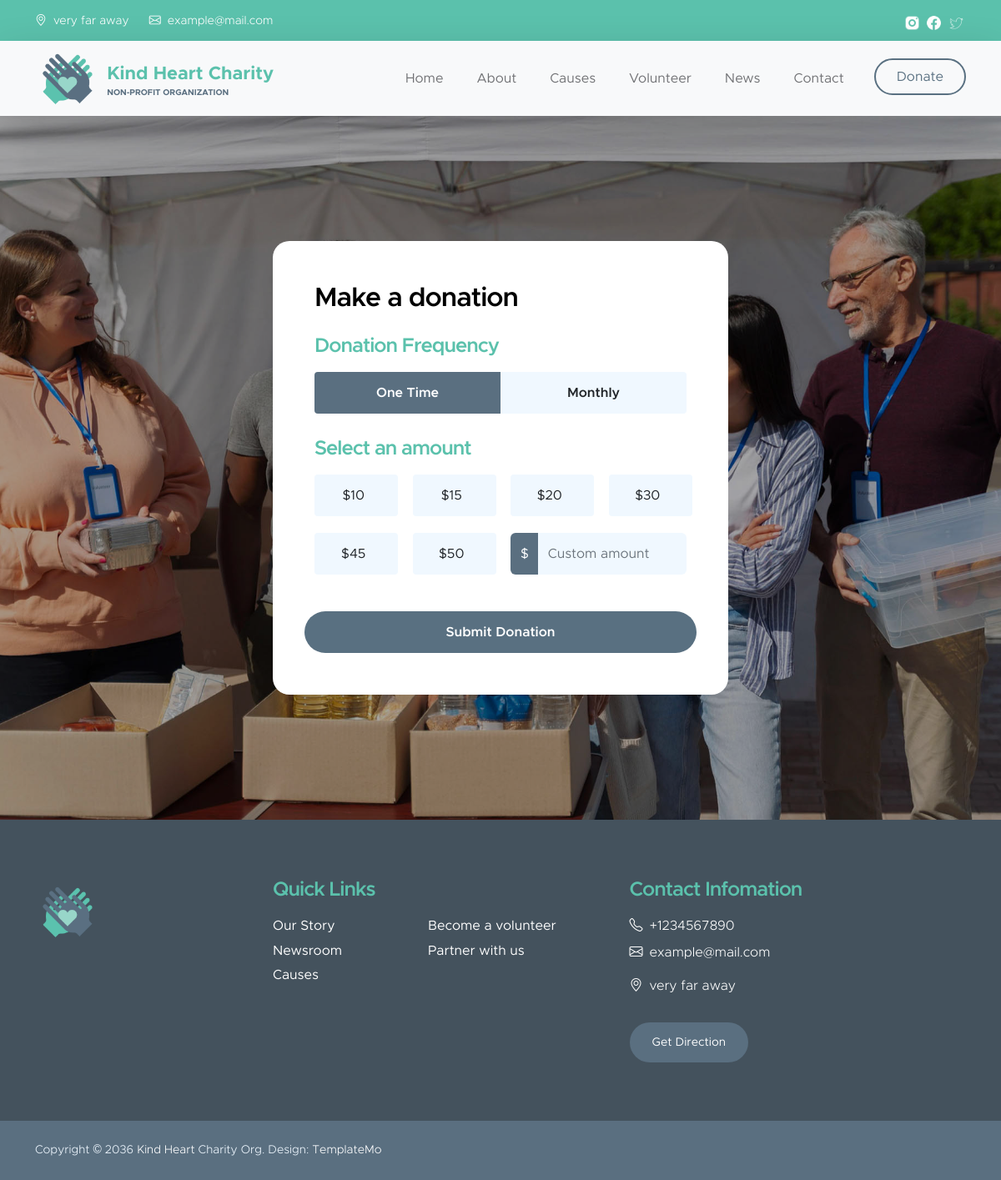
The app's page /donate/ with its own data.
### home/models.py (models this page shows, shortened)
class Information(models.Model):
    phone_regex = RegexValidator(regex=r'^\+?1?\d{9,15}$', message="Phone number must be entered in the format: '+999999999'. Up to 15 digits allowed.")
    phone_number = models.CharField(validators=[phone_regex], max_length=17, blank=True)
    email = models.EmailField(blank=True)
    contact_email = models.EmailField()
    adress = models.TextField(blank=True)
    socials = models.ManyToManyField("Socials", blank=True)
    class Meta:
        verbose_name = 'Information'
        verbose_name_plural = 'Information'

class Socials(models.Model):
    name = models.CharField(max_length=50, null=True)
    icon = models.ImageField(null=True)
    url = models.URLField(null=True)
    class Meta:
        verbose_name = 'Socials'
        verbose_name_plural = 'Socials'

### donations/views.py (the view, shortened to what this page needs)
# urls.py: path('donate/', donate_view, name='donate'),
def donate_view(request):
    context = {
        'info': Information.objects.first(),
    }
    return render(request, 'donate.html', context=context)

### templates/donate.html (shortened to what this page needs)
{% extends 'base.html' %}
{% block main %}
        <main>
            <section class="donate-section">
                <div class="container">
                    <div class="row">
                        <div class="col-lg-6 col-12 mx-auto">
                            {% if status %}
                            <div class="custom-form donate-form">
                                <div class="row">
                                    <div class="col-lg-12 col-12">
                                        <h3 class="mb-4">{{ status }}</h3>
                                        <a href="{% url 'donate' %}">
                                            <button class="form-control mt-4">Back to donation form</button>
                                        </a>
                                    </div>
                                </div>
                            </div>
                            {% else %}
                            <form class="custom-form donate-form" action="{% url 'donate' %}" method="post" role="form">
                                <h3 class="mb-4">Make a donation</h3>
                                <div class="row">
                                    <div class="col-lg-12 col-12">
                                        <h5 class="mb-3">Donation Frequency</h5>
                                    </div>
                                    <div class="col-lg-6 col-6 form-check-group form-check-group-donation-frequency">
                                        <div class="form-check form-check-radio">
                                            <input value="payment" class="form-check-input" type="radio" name="DonationFrequency" id="DonationFrequencyOne" checked>
                                            <label class="form-check-label" for="DonationFrequencyOne">
                                                One Time
                                            </label>
                                        </div>
                                    </div>
                                    <div class="col-lg-6 col-6 form-check-group form-check-group-donation-frequency">
                                        <div class="form-check form-check-radio">
                                            <input value="subscription" class="form-check-input" type="radio" name="DonationFrequency" id="DonationFrequencyMonthly">
                                            <label class="form-check-label" for="DonationFrequencyMonthly">
                                                Monthly
                                            </label>
                                        </div>
                                    </div>
                                    <div class="col-lg-12 col-12">
                                        <h5 class="mt-2 mb-3">Select an amount</h5>
                                    </div>
                                    <div class="col-lg-3 col-md-6 col-6 form-check-group">
                                        <div class="form-check form-check-radio">
                                            <input value="10" class="form-check-input" type="radio" name="flexRadioDefault" id="flexRadioDefault1">
                                            <label class="form-check-label" for="flexRadioDefault1">
                                                $10
                                            </label>
                                        </div>
                                    </div>
                                    <div class="col-lg-3 col-md-6 col-6 form-check-group">
                                        <div class="form-check form-check-radio">
                                            <input value="15" class="form-check-input" type="radio" name="flexRadioDefault" id="flexRadioDefault2">
                                            <label class="form-check-label" for="flexRadioDefault2">
                                                $15
                                            </label>
                                        </div>
                                    </div>
                                    <div class="col-lg-3 col-md-6 col-6 form-check-group">
                                        <div class="form-check form-check-radio">
                                            <input value="20" class="form-check-input" type="radio" name="flexRadioDefault" id="flexRadioDefault3">
                                            <label class="form-check-label" for="flexRadioDefault3">
                                                $20
                                            </label>
                                        </div>
                                    </div>
                                    <div class="col-lg-3 col-md-6 col-6 form-check-group">
                                        <div class="form-check form-check-radio">
                                            <input value="30" class="form-check-input" type="radio" name="flexRadioDefault" id="flexRadioDefault4">
                                            <label class="form-check-label" for="flexRadioDefault4">
                                                $30
                                            </label>
                                        </div>
                                    </div>
                                    <div class="col-lg-3 col-md-6 col-6 form-check-group">
                                        <div class="form-check form-check-radio">
                                            <input value="45" class="form-check-input" type="radio" name="flexRadioDefault" id="flexRadioDefault5">
                                            <label class="form-check-label" for="flexRadioDefault5">
                                                $45
                                            </label>
                                        </div>
                                    </div>
                                    <div class="col-lg-3 col-md-6 col-6 form-check-group">
                                        <div class="form-check form-check-radio">
                                            <input value="50" class="form-check-input" type="radio" name="flexRadioDefault" id="flexRadioDefault6">
                                            <label class="form-check-label" for="flexRadioDefault6">
                                                $50
                                            </label>
                                        </div>
                                    </div>
                                    <div class="col-lg-6 col-12 form-check-group">
                                        <div class="input-group">
                                            <span class="input-group-text" id="basic-addon1">$</span>
                                            <input type="text" class="form-control" placeholder="Custom amount" aria-label="Username" aria-describedby="basic-addon1" name='amount'>
                                        </div>
                                    </div>
                                        <button type="submit" class="form-control mt-4">Submit Donation</button>
                                    </div>
                                </div>
                            {% endif %}
                        </div>
                    </div>
            </section>
        </main>
{% endblock %}

### templates/base.html (shortened to what this page needs)
{% load static %}
<!doctype html>
<html lang="en">
    <head>
        <link href="{% static 'css/bootstrap.min.css' %}" rel="stylesheet">
        <link href="{% static 'css/bootstrap-icons.css' %}" rel="stylesheet">
        <link href="{% static 'css/templatemo-kind-heart-charity.css' %}" rel="stylesheet">
    </head>
    <body id="section_1">
        <header class="site-header">
            <div class="container">
                <div class="row">
                    <div class="col-lg-8 col-12 d-flex flex-wrap">
                        <p class="d-flex me-4 mb-0">
                            <i class="bi-geo-alt me-2"></i>
                            {{ info.adress }}
                        </p>
                        <p class="d-flex mb-0">
                            <i class="bi-envelope me-2"></i>
                            <a href="mailto:{{ info.email }}">
                                {{ info.email }}
                            </a>
                        </p>
                    </div>
                    <div class="col-lg-3 col-12 ms-auto d-lg-block d-none">
                        <ul class="social-icon">
                            {% for social in info.socials.all %}
                            <li class="social-icon-item">
                                <a href="{{ social.url }}" class="social-icon-link">
                                    <img src="{{ social.icon.url }}" class="social-icon-img">
                                </a>
                            </li>
                            {% endfor %}
                        </ul>
                    </div>
                </div>
            </div>
        </header>
        <nav class="navbar navbar-expand-lg bg-light shadow-lg">
            <div class="container">
                <a class="navbar-brand" href="{% url 'home' %}">
                    <img src="{% static 'images/logo.png' %}" class="logo img-fluid" alt="Kind Heart Charity">
                    <span>
                        Kind Heart Charity
                        <small>Non-profit Organization</small>
                    </span>
                </a>
                <div class="collapse navbar-collapse" id="navbarNav">
                    <ul class="navbar-nav ms-auto">
                        <li class="nav-item">
                            <a class="nav-link click-scroll" href="{% url 'home' %}">Home</a>
                        </li>
                        <li class="nav-item">
                            <a class="nav-link click-scroll" href="{% url 'home' %}#section_2">About</a>
                        </li>
                        <li class="nav-item">
                            <a class="nav-link click-scroll" href="{% url 'home' %}#section_3">Causes</a>
                        </li>
                        <li class="nav-item">
                            <a class="nav-link click-scroll" href="{% url 'home' %}#section_4">Volunteer</a>
                        </li>
                        <li class="nav-item">
                            <a class="nav-link click-scroll" href="{% url 'post_list' %}">News</a>
                        </li>
                        <li class="nav-item">
                            <a class="nav-link click-scroll" href="{% url 'home' %}#section_6">Contact</a>
                        </li>
                        <li class="nav-item ms-3">
                            <a class="nav-link custom-btn custom-border-btn btn" href="{% url 'donate' %}">Donate</a>
                        </li>
                    </ul>
                </div>
            </div>
        </nav>
        {% block main %} {% endblock %}
        <footer class="site-footer">
            <div class="container">
                <div class="row">
                    <div class="col-lg-3 col-12 mb-4">
                        <img src="{% static 'images/logo.png' %}" class="logo img-fluid" alt="">
                    </div>
                    <div class="col-lg-4 col-md-6 col-12 mb-4">
                        <h5 class="site-footer-title mb-3">Quick Links</h5>
                        <ul class="footer-menu">
                            <li class="footer-menu-item"><a href="{% url 'home' %}#section_2" class="footer-menu-link">Our Story</a></li>
                            <li class="footer-menu-item"><a href="{% url 'post_list' %}" class="footer-menu-link">Newsroom</a></li>
                            <li class="footer-menu-item"><a href="{% url 'home' %}#section_3" class="footer-menu-link">Causes</a></li>
                            <li class="footer-menu-item"><a href="{% url 'home' %}#section_4" class="footer-menu-link">Become a volunteer</a></li>
                            <li class="footer-menu-item"><a href="{% url 'home' %}#section_6" class="footer-menu-link">Partner with us</a></li>
                        </ul>
                    </div>
                    <div class="col-lg-4 col-md-6 col-12 mx-auto">
                        <h5 class="site-footer-title mb-3">Contact Infomation</h5>
                        <p class="text-white d-flex mb-2">
                            <i class="bi-telephone me-2"></i>
                            <a href="tel: {{ info.phone_number }}" class="site-footer-link">
                                {{ info.phone_number }}
                            </a>
                        </p>
                        <p class="text-white d-flex">
                            <i class="bi-envelope me-2"></i>
                            <a href="mailto:{{ info.email }}" class="site-footer-link">
                                {{ info.email }}
                            </a>
                        </p>
                        <p class="text-white d-flex mt-3">
                            <i class="bi-geo-alt me-2"></i>
                            {{ info.adress }}
                        </p>
                        <a href="#" class="custom-btn btn mt-3">Get Direction</a>
                    </div>
                </div>
            </div>
            <div class="site-footer-bottom">
                <div class="container">
                    <div class="row">
                        <div class="col-lg-6 col-md-7 col-12">
                            <p class="copyright-text mb-0">Copyright © 2036 <a href="#">Kind Heart</a> Charity Org.
                        	Design: <a href="https://templatemo.com" target="_blank">TemplateMo</a></p>
                        </div>
                        <div class="col-lg-6 col-md-5 col-12 d-flex justify-content-center align-items-center mx-auto">
                        </div>
                    </div>
                </div>
            </div>
        </footer>
    </body>
</html>

### records on screen
Information: adress "very far away", email "example@mail.com", phone_number "+1234567890"
Socials: icon (picture)
Socials: icon (picture)
Socials: icon (picture)
